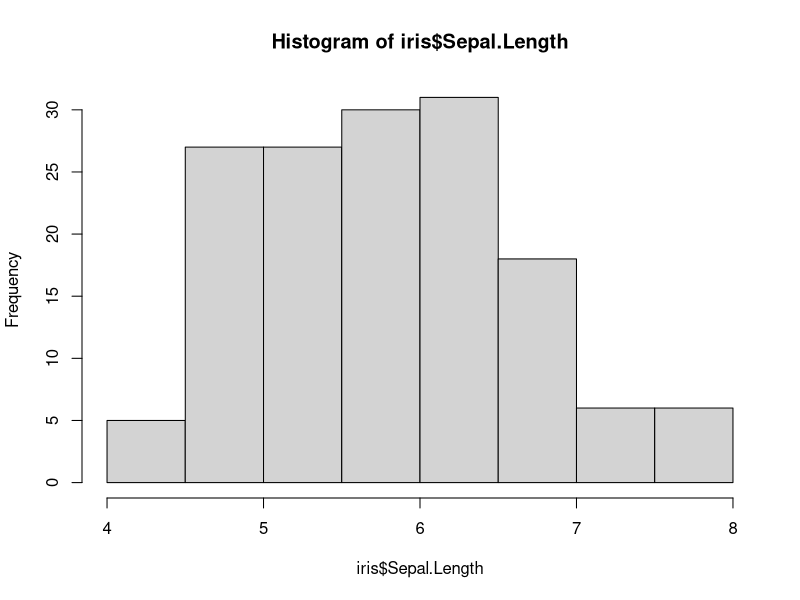
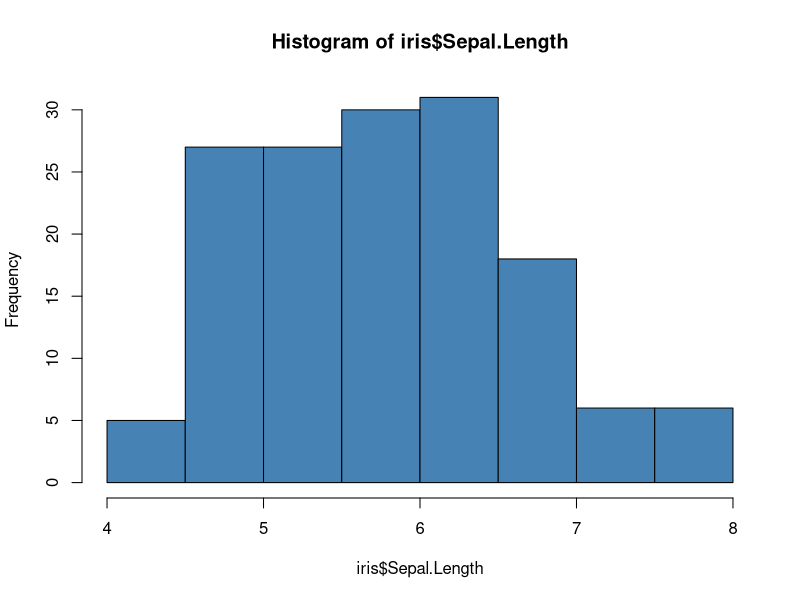
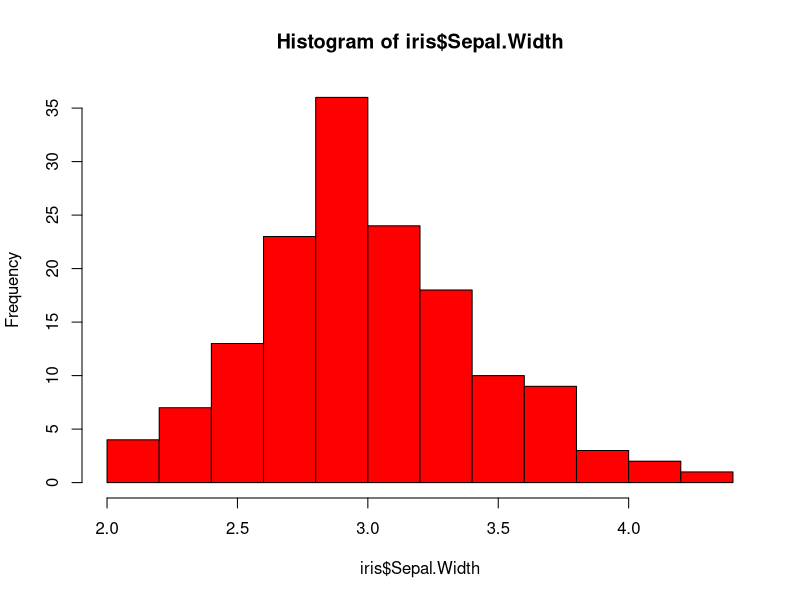
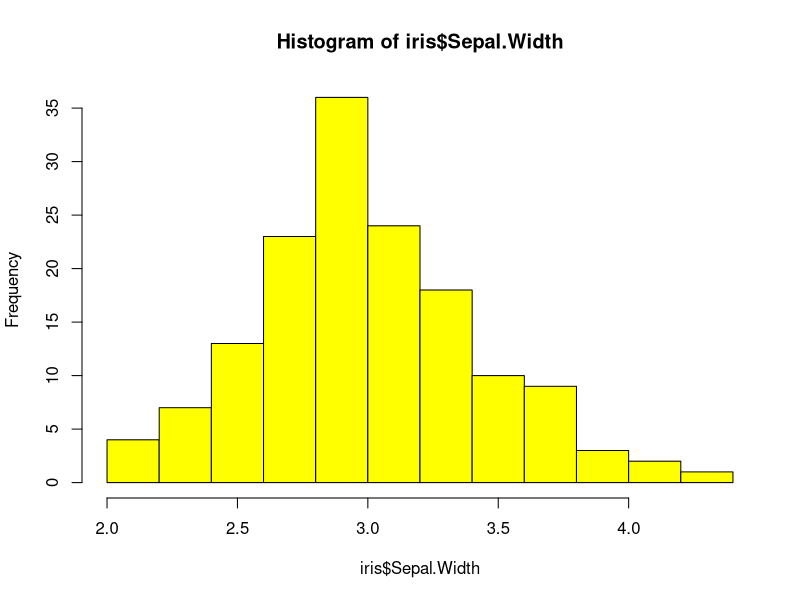
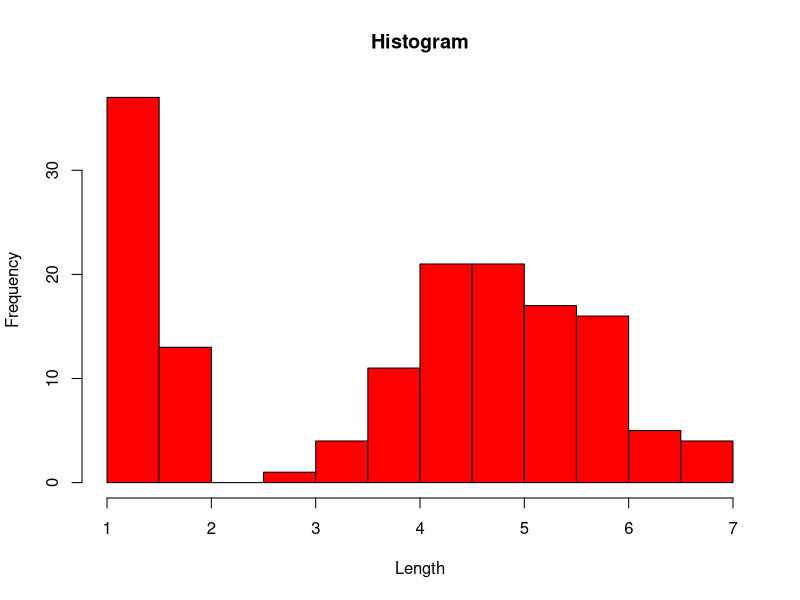

Write the R code that produced these figures, in order. (Note: this script raises an error after producing the figures.)
## Data Visualizations using R

## Histograms
data("iris")
View(iris)
hist(iris$Sepal.Length)
hist(iris$Sepal.Length, col="steelblue")
hist(iris$Sepal.Width,col="red")
hist(iris$Sepal.Width, col="yellow")

# Specifying Heading as main, Label of x and y axis as xlab and y lab, col as the colour
hist(iris$Petal.Length,
     main="Histogram",
     xlab="Length",
     ylab="Frequency",
     col="red")

## Box plot
data("iris")
view(iris)
boxplot(iris$Sepal.Length)

# Specifying Heading as main, Label of x and y axis as xlab and y lab, col as the colour
boxplot(iris$Petal.Length,
        main="Petal Length",
        xlab="species",
        ylab="Petal length",
        col="pink",
        border="red")

# Line Plot
#Line Plot with single series of data
#Plot a vector
l1<- c(7,12,28,3,41)
plot(l1)
#Plot a vector using points
plot(l1,type = 'p')
#Plot a vector using lines
plot(l1,type = 'l')
#Plot a vector using both points and lines
plot(l1,type = 'o')

#Plot a vector using both points and lines with color
l2<- c(1,2,8,13,40)
plot(l2,type = 'o', col='red')
#Plot a vector using both points and lines with color, heading, labelof the x & y axis.
l3<-c(5,2,11,7,20,15,22,17,25)
plot(l3,type= 'o', col='green', main = 'Line Plot', xlab = 'points', ylab = 'Frequency')

#Line Plot with multiple series if data
#Variable 't' represent time
t<-0:10
#Variable 'z' showing quantity that is decreasing in time
z<-exp(-t/2)
#Variable 'w' that is increasing with time
w<-0.1*exp(t/3)
#Plot t and z
plot(t,z,type = 'l')
#Plot t and z with color red, line width 3, label of x and y axes as time and concentration
plot(t,z,type ='l', col='red', lwd='3', xlab= 'Time', ylab= 'Concentration')

#Plot t and w
plot(t,w,type = 'o')

#Plot t and w with color green, line width 4, label of x and y 
plot(t,w,type = 'o', col= 'green', lwd= '4', xlab= 'Time', ylab= 'Concentration')

#Plot both lines
lines(t,z,col= 'red', lwd= '3')

#Add title 'Exponential Growth and Decay'
title("Exponential Growth and Decay")

## Scatter Plots
plot(iris$Sepal.Length,iris$Sepal.Width)

# Plot scatter diagram in dot shape
plot(iris$Sepal.Length,iris$Sepal.Width,pch=20)

# Plot Scatter diagram from 0 to 25
plot(iris$Sepal.Length, iris$Sepal.Width, pch=0)
plot(iris$Sepal.Length, iris$Sepal.Width, pch=1)
plot(iris$Sepal.Length, iris$Sepal.Width, pch=2)
plot(iris$Sepal.Length, iris$Sepal.Width, pch=3)
plot(iris$Sepal.Length, iris$Sepal.Width, pch=4)
plot(iris$Sepal.Length, iris$Sepal.Width, pch=5)
plot(iris$Sepal.Length, iris$Sepal.Width, pch=6)
plot(iris$Sepal.Length, iris$Sepal.Width, pch=7)
plot(iris$Sepal.Length, iris$Sepal.Width, pch=8)
plot(iris$Sepal.Length, iris$Sepal.Width, pch=9)
plot(iris$Sepal.Length, iris$Sepal.Width, pch=10)
plot(iris$Sepal.Length, iris$Sepal.Width, pch=11)
plot(iris$Sepal.Length, iris$Sepal.Width, pch=12)
plot(iris$Sepal.Length, iris$Sepal.Width, pch=13)
plot(iris$Sepal.Length, iris$Sepal.Width, pch=14)
plot(iris$Sepal.Length, iris$Sepal.Width, pch=15)
plot(iris$Sepal.Length, iris$Sepal.Width, pch=16)
plot(iris$Sepal.Length, iris$Sepal.Width, pch=17)
plot(iris$Sepal.Length, iris$Sepal.Width, pch=18)
plot(iris$Sepal.Length, iris$Sepal.Width, pch=19)
plot(iris$Sepal.Length, iris$Sepal.Width, pch=20)
plot(iris$Sepal.Length, iris$Sepal.Width, pch=21)
plot(iris$Sepal.Length, iris$Sepal.Width, pch=22)
plot(iris$Sepal.Length, iris$Sepal.Width, pch=23)
plot(iris$Sepal.Length, iris$Sepal.Width, pch=24)
plot(iris$Sepal.Length, iris$Sepal.Width, pch=25)


# Plot  scatter diagram in dot shape,red colour, heading Scatter Plot 
# Label of x and y axis sepal_length and sepal_width
plot(iris$Sepal.Length, iris$Sepal.Width, 
     col="red", 
     main = "Scatter Plot", 
     xlab = "sepal_length", 
     ylab = "sepal_width", 
     pch=20)

## Bar plot
#Bar Chart
data("iris")
View(iris)
#Count the number of observations for each species
species_counts<- table(iris$Species)
species_counts
#Create a bar chart
barplot(species_counts,
        main = "Distribution of Iris Species",
        xlab = "Species",
        ylab = "Count",
        col = c("blue","green","pink"))

